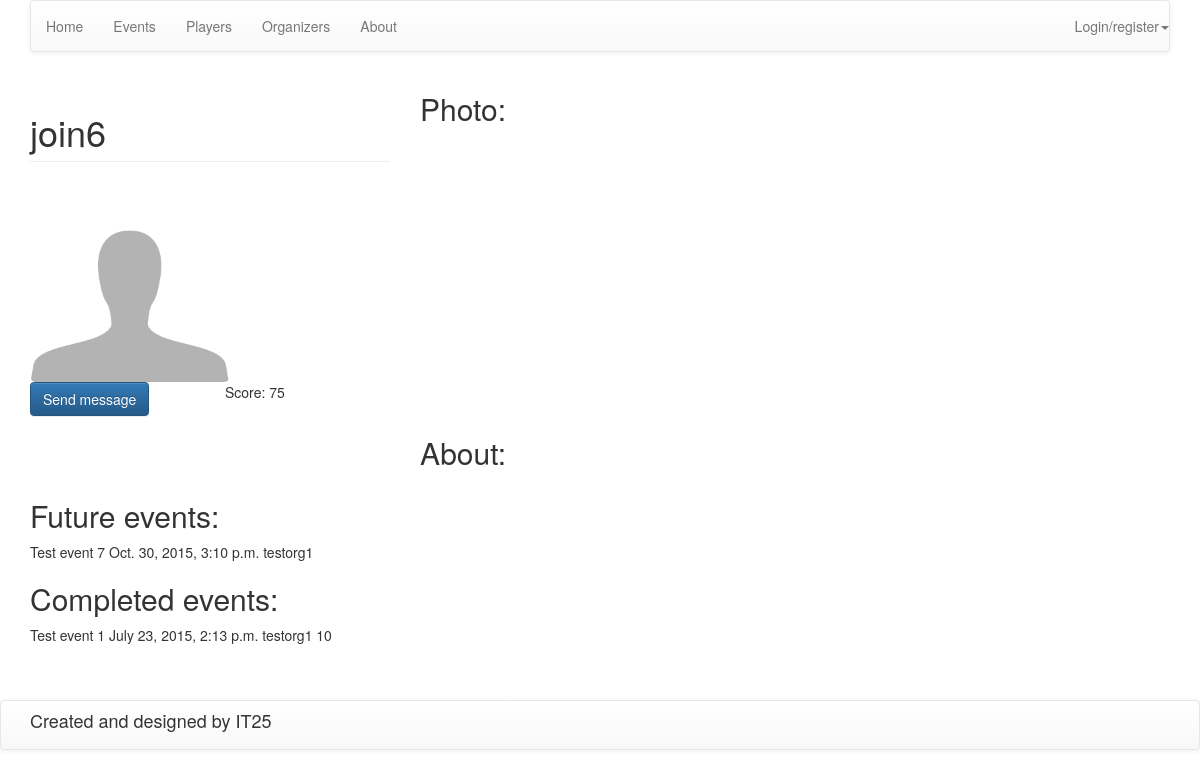
/player/13/, run on an earlier commit of the app's database.
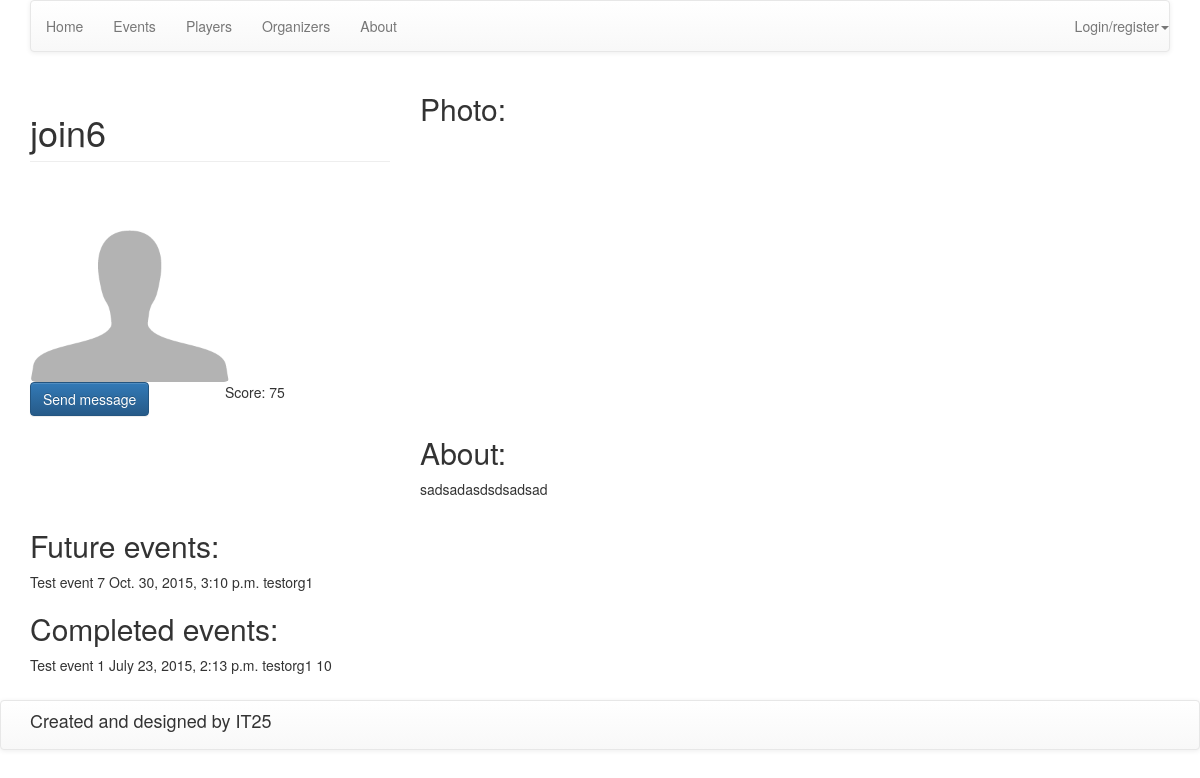
And on a later commit of the database.
### web/models.py (models this page shows, shortened)
class Players(models.Model):
    SEX = (
        (0, 'MALE'),
        (1, 'FEMALE'),
        (2, 'NOT DEFINED')
    )
    user = models.OneToOneField(User)
    description = models.TextField(verbose_name="Description", null=True, blank=True)
    sex = models.IntegerField(choices=SEX, default=2, verbose_name="Sex")
    date_of_birth = models.DateField(null=True, blank=True, verbose_name="Date of birth")
    points = models.IntegerField(default=0, verbose_name="Points")
    rating = models.IntegerField(default=0, verbose_name="Place (rating)")
    show_personal_info = models.BooleanField(default=False, verbose_name="Show personal info")
    def get_future_events(self):
        today = datetime.date.today()
        events = []
        all_events = Events.objects.filter(start_date__gte=today).order_by('start_date')
        user_teams = Teams.objects.filter(players=self.user)
        for event in all_events:
            if self.user in event.registered_players.all():
                events.append(event)
            for team in user_teams:
                if team in event.registered_teams.all():
                    events.append(event)
        return events
    def get_last_events(self):
        today = datetime.date.today()
        events = []
        all_events = Events.objects.filter(start_date__lt=today).filter(completed=True).order_by('start_date')
        user_teams = Teams.objects.filter(players=self.user)
        for event in all_events:
            if self.user in event.registered_players.all():
                events.append(event)
            for team in user_teams:
                if team in event.registered_teams.all():
                    events.append(event)
        return events
    class Meta:
        verbose_name = "Player"
        verbose_name_plural = "Players"

class Events(models.Model):
    title = models.TextField(verbose_name="Title")
    description = models.TextField(verbose_name="Description")
    map_link = models.TextField(verbose_name="Link to map", null=True, blank=True)
    place = models.ForeignKey(EventsPlaces, verbose_name="Place", null=True, blank=True)
    is_team = models.BooleanField(default=False, verbose_name="Team only")
    price = models.FloatField(verbose_name="Price", default=0.0)
    max_players = models.IntegerField(verbose_name="Limit players", null=True, blank=True)
    start_date = models.DateTimeField(verbose_name="Start date")
    end_date = models.DateTimeField(verbose_name="End date")
    registered_players = models.ManyToManyField(User, verbose_name="Registered users", related_name="regitered_players",
                                                blank=True)
    registered_teams = models.ManyToManyField(Teams, verbose_name="Registered teams", blank=True)
    organizer = models.ForeignKey(User, verbose_name="Organizer", related_name="organizer")
    completed = models.BooleanField(default=False, verbose_name="Finished")
    duration = DurationField(verbose_name="Duration", null=True, blank=True)
    image = models.ImageField(upload_to='images', blank=True, null=True, verbose_name="Image")
    def image_tag(self):
        return u'<img src="%s" height=75 width=75 />' % (self.image.url)
    image_tag.short_description = "Current image"
    image_tag.allow_tags = True
    class Meta:
        verbose_name = "Event"
        verbose_name_plural = "Events"
        ordering = ('start_date',)

class EventStatistics(models.Model):
    event = models.ForeignKey(Events, verbose_name="Event")
    team = models.OneToOneField(Teams, verbose_name="Team", null=True, blank=True)
    player = models.OneToOneField(User, verbose_name="Player", null=True, blank=True)
    score = models.IntegerField(verbose_name="Score", null=True, blank=True)
    time = DurationField(verbose_name="Executed time", null=True, blank=True)
    class Meta:
        verbose_name = "Event statistic"
        verbose_name_plural = "Events statistics"
        ordering = ('time',)

### web/views.py (the view)
# urls.py: url(r'^player/(?P<pk>\d+)/$', PlayerView.as_view(), name='player'),
class PlayerView(DetailView):
    model = Players
    template_name = 'player.html'

### web/templatetags/tags.py (called while the page is built)
@register.filter()
def get_score_for_event_by_user(username, event):
    user = User.objects.get(username=username)
    player = Players.objects.get(user=user)
    stat = EventStatistics.objects.filter(event=event).get(player=user)
    return stat.score

### templates/player.html (shortened to what this page needs)
{% extends 'base.html' %}
{% load staticfiles %}
{% load tags %}
{% block content %}
    <div class="container">
        <div class="row">
            <div class="col-xs-4">
                <h1 class="page-header">{{ object.user.username }}</h1>
                {% if object.user.questsusers.image.url != None %}
                    <img src="{{ object.user.questsusers.image.url }}" class="img-responsive img-rounded index_avatar">
                {% else %}
                    <img src="{% static 'images/default-user-avatar.png' %}" class="img-responsive img-rounded index_avatar">
                {% endif %}
            </div>
            <div class="col-xs-8">
                <h2>Photo:</h2>
            </div>
        </div>
        <div class="row">
            <div class="col-xs-2">
                <a href="#" class="btn btn-primary">Send message</a>
            </div>
            <div class="col-xs-2">
                <p>Score: {{ object.points }}</p>
            </div>
        </div>
        <div class="row">
            <div class="col-xs-4">
            </div>
            <div class="col-xs-8">
                <h2>About:</h2>
                <p>{{ object.description }}</p>
            </div>
        </div>
        <div class="row">
            <div class="col-xs-12">
                <h2>Future events:</h2>
                {% for event in object.get_future_events %}
                    <p class="text_on_1_line">{{ event.title }}</p>
                    <p class="text_on_1_line">{{ event.start_date }}</p>
                    <p class="text_on_1_line">{{ event.organizer }}</p>
                {% endfor %}
            </div>
        </div>
        <div class="row">
            <div class="col-xs-12">
                <h2>Completed events:</h2>
                {% for event in object.get_last_events %}
                    <p class="text_on_1_line">{{ event.title }}</p>
                    <p class="text_on_1_line">{{ event.end_date }}</p>
                    <p class="text_on_1_line">{{ event.organizer }}</p>
                    <p class="text_on_1_line">{{ object.user.username|get_score_for_event_by_user:event }}</p>
                {% endfor %}
            </div>
        </div>
    </div>
{% endblock %}

What changed in the data, as far as the page shows it:
changed Players "join6": description (not shown) → "sadsadasdsdsadsad"
